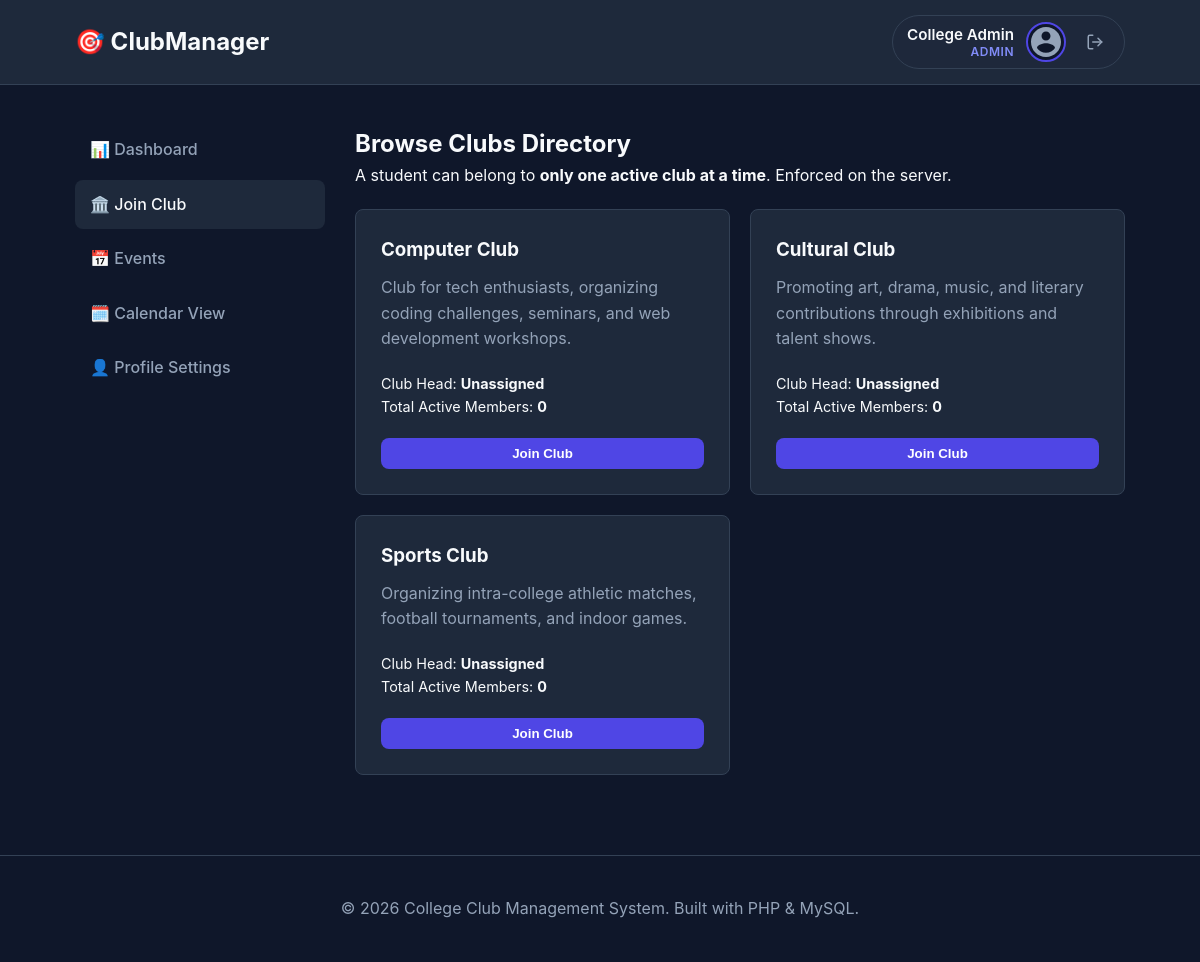
The app's page /student/clubs.php (signed in) with its own data.
### tables this page shows
CREATE TABLE `clubs` (
  `id` INT AUTO_INCREMENT PRIMARY KEY,
  `name` VARCHAR(100) NOT NULL UNIQUE,
  `description` TEXT,
  `club_head_id` INT DEFAULT NULL,
  `logo` VARCHAR(255) DEFAULT NULL,
  `email_subject` VARCHAR(255) DEFAULT NULL,
  `email_body` TEXT DEFAULT NULL,
  `created_at` TIMESTAMP DEFAULT CURRENT_TIMESTAMP,
  `updated_at` TIMESTAMP DEFAULT CURRENT_TIMESTAMP ON UPDATE CURRENT_TIMESTAMP,
  FOREIGN KEY (`club_head_id`) REFERENCES `users` (`id`) ON DELETE SET NULL
);

### includes/functions.php (called while the page is built, shortened)
<?php
function escape($value) {
    return htmlspecialchars($value ?? '', ENT_QUOTES, 'UTF-8');
}
?>

### includes/auth.php (called while the page is built, shortened)
<?php
function getActiveMembership($pdo, $user_id) {
    $stmt = $pdo->prepare("SELECT m.*, c.name AS club_name, r.name AS responsibility_name
                           FROM memberships m
                           JOIN clubs c ON m.club_id = c.id
                           LEFT JOIN responsibilities r ON m.responsibility_id = r.id
                           WHERE m.user_id = ? AND m.status = 'active' LIMIT 1");
    $stmt->execute([$user_id]);
    return $stmt->fetch();
}
?>

### student/clubs.php (the view, shortened to what this page needs)
<?php
require_once '../config/database.php';
require_once '../includes/auth.php';
require_once '../includes/functions.php';
$userId = $_SESSION['user_id'];
try {
    $membership = getActiveMembership($pdo, $userId);
    $stmtPendingReq = $pdo->prepare("SELECT m.*, c.name AS club_name FROM memberships m JOIN clubs c ON m.club_id = c.id WHERE m.user_id = ? AND m.status = 'pending' LIMIT 1");
    $stmtPendingReq->execute([$userId]);
    $pendingMembership = $stmtPendingReq->fetch();
    $stmt = $pdo->query("SELECT c.*, u.full_name AS head_name,
                           (SELECT COUNT(*) FROM memberships m WHERE m.club_id = c.id AND m.status = 'active') AS member_count
                           FROM clubs c
                           LEFT JOIN users u ON c.club_head_id = u.id
                           ORDER BY c.name ASC");
    $clubs = $stmt->fetchAll();
} catch (PDOException $e) {
    die("Database Error: " . htmlspecialchars($e->getMessage()));
}
?>
<?php require_once '../includes/header.php'; ?>
<?php require_once '../includes/navbar.php'; ?>
<div class="container dashboard-container">
    <aside class="sidebar">
        <ul class="sidebar-menu">
            <li><a href="dashboard.php">📊 Dashboard</a></li>
            <li><a href="clubs.php" class="active">🏛️ Join Club</a></li>
            <li><a href="events.php">📅 Events</a></li>
            <li><a href="calendar.php">🗓️ Calendar View</a></li>
            <li><a href="profile.php">👤 Profile Settings</a></li>
        </ul>
    </aside>
    <main class="main-content">
        <h2>Browse Clubs Directory</h2>
        <p class="text-muted">A student can belong to <strong>only one active club at a time</strong>. Enforced on the server.</p>
        <div class="card-grid">
            <?php foreach ($clubs as $club): ?>
                <div class="card">
                    <div>
                        <h3><?php echo escape($club['name']); ?></h3>
                        <p><?php echo escape($club['description']); ?></p>
                        <div style="font-size: 0.9rem; margin-bottom: 20px;">
                            <div><span class="text-muted">Club Head:</span> <strong><?php echo $club['head_name'] ? escape($club['head_name']) : 'Unassigned'; ?></strong></div>
                            <div><span class="text-muted">Total Active Members:</span> <strong><?php echo $club['member_count']; ?></strong></div>
                        </div>
                    </div>
                    <div style="margin-top: auto;">
                        <?php if ($membership && intval($membership['club_id']) === intval($club['id'])): ?>
                            <span class="status-badge status-active" style="display: block; text-align: center; padding: 8px;">✓ Your Active Club</span>
                        <?php elseif ($pendingMembership && intval($pendingMembership['club_id']) === intval($club['id'])): ?>
                            <span class="status-badge status-pending" style="display: block; text-align: center; padding: 8px; background: #f39c12; color: #fff;">⏳ Request Pending</span>
                        <?php elseif ($pendingMembership): ?>
                            <button class="btn btn-secondary" style="width: 100%; cursor: not-allowed;" disabled title="You have a pending request">Request Pending</button>
                        <?php else: ?>
                            <form action="join-club.php" method="POST">
                                <button type="submit" class="btn btn-primary" style="width: 100%;">Join Club</button>
                            </form>
                        <?php endif; ?>
                    </div>
                </div>
            <?php endforeach; ?>
        </div>
    </main>
</div>
<?php require_once '../includes/footer.php'; ?>

### assets/css/style.css (style rules this page uses)
:root { --primary-color: #4f46e5; --primary-hover: #4338ca; --bg-dark: #0f172a; --bg-card: #1e293b; --text-main: #f8fafc; --text-muted: #94a3b8; --border-color: #334155; --success: #10b981; --danger: #ef4444; --warning: #f59e0b; --info: #06b6d4; --radius: 8px; --transition: all 0.3s ease; }
* { margin: 0; padding: 0; box-sizing: border-box; }
body { font-family: -apple-system, BlinkMacSystemFont, "Segoe UI", Roboto, Oxygen, Ubuntu, Cantarell, "Open Sans", sans-serif; background-color: var(--bg-dark); color: var(--text-main); line-height: 1.6; }
.container { width: 90%; max-width: 1200px; margin: 0 auto; padding: 0 15px; }
.btn { display: inline-block; padding: 8px 16px; border-radius: var(--radius); text-decoration: none; font-weight: 600; cursor: pointer; transition: var(--transition); border: none; }
.btn-primary { background-color: var(--primary-color); color: white !important; }
.dashboard-container { display: flex; gap: 30px; margin-top: 40px; min-height: 70vh; }
.sidebar { width: 250px; flex-shrink: 0; }
.sidebar-menu { list-style: none; }
.sidebar-menu li { margin-bottom: 5px; }
.sidebar-menu a { display: block; padding: 12px 15px; border-radius: var(--radius); color: var(--text-muted); text-decoration: none; font-weight: 500; transition: var(--transition); }
.sidebar-menu a:hover, .sidebar-menu a.active { background-color: var(--bg-card); color: var(--text-main); }
.main-content { flex-grow: 1; }
.card-grid { display: grid; grid-template-columns: repeat(auto-fill, minmax(300px, 1fr)); gap: 20px; margin-top: 20px; }
.card { background-color: var(--bg-card); border: 1px solid var(--border-color); border-radius: var(--radius); padding: 25px; display: flex; flex-direction: column; justify-content: space-between; }
.card h3 { margin-bottom: 10px; }
.card p { color: var(--text-muted); margin-bottom: 20px; flex-grow: 1; }

### records on screen
clubs: name "Computer Club", description "Club for tech enthusiasts, organizing coding challenges, seminars, and web development workshops.", member_count "0"
clubs: name "Cultural Club", description "Promoting art, drama, music, and literary contributions through exhibitions and talent shows.", member_count "0"
clubs: name "Sports Club", description "Organizing intra-college athletic matches, football tournaments, and indoor games.", member_count "0"

### other values on screen
$fullName "College Admin"
$roleLabel "ADMIN"
